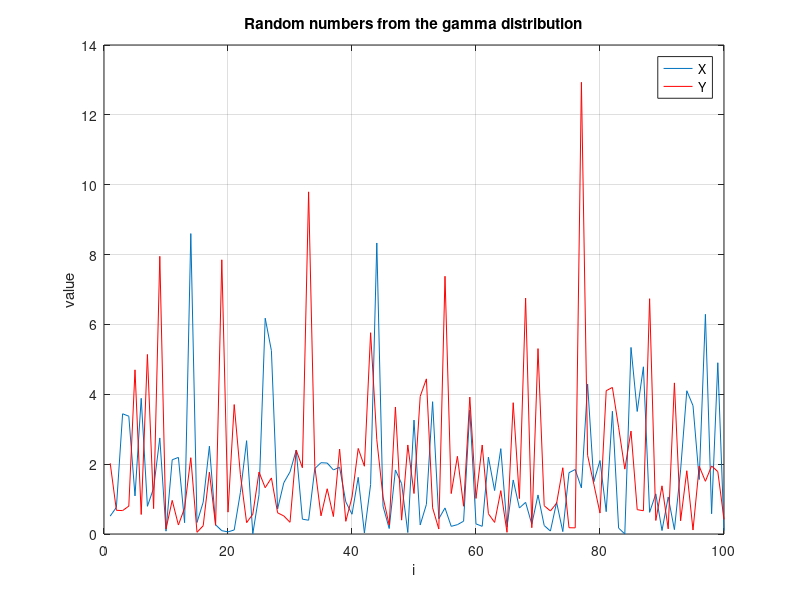

Write the MATLAB code that produced this figure.
clear all;
clc;
close all;

A = 1;
B = 2;
m = [1 100];
% generate X from the gamma distribution
X = gamrnd(A,B,m)
%  generate Y from the gamma distribution
Y = gamrnd(A,B,m)

figure;
plot(X, '-');
hold on;
plot(Y, 'r-');
grid on;
xlabel('i');
ylabel('value');
title('Random numbers from the gamma distribution');
legend('X', 'Y');
